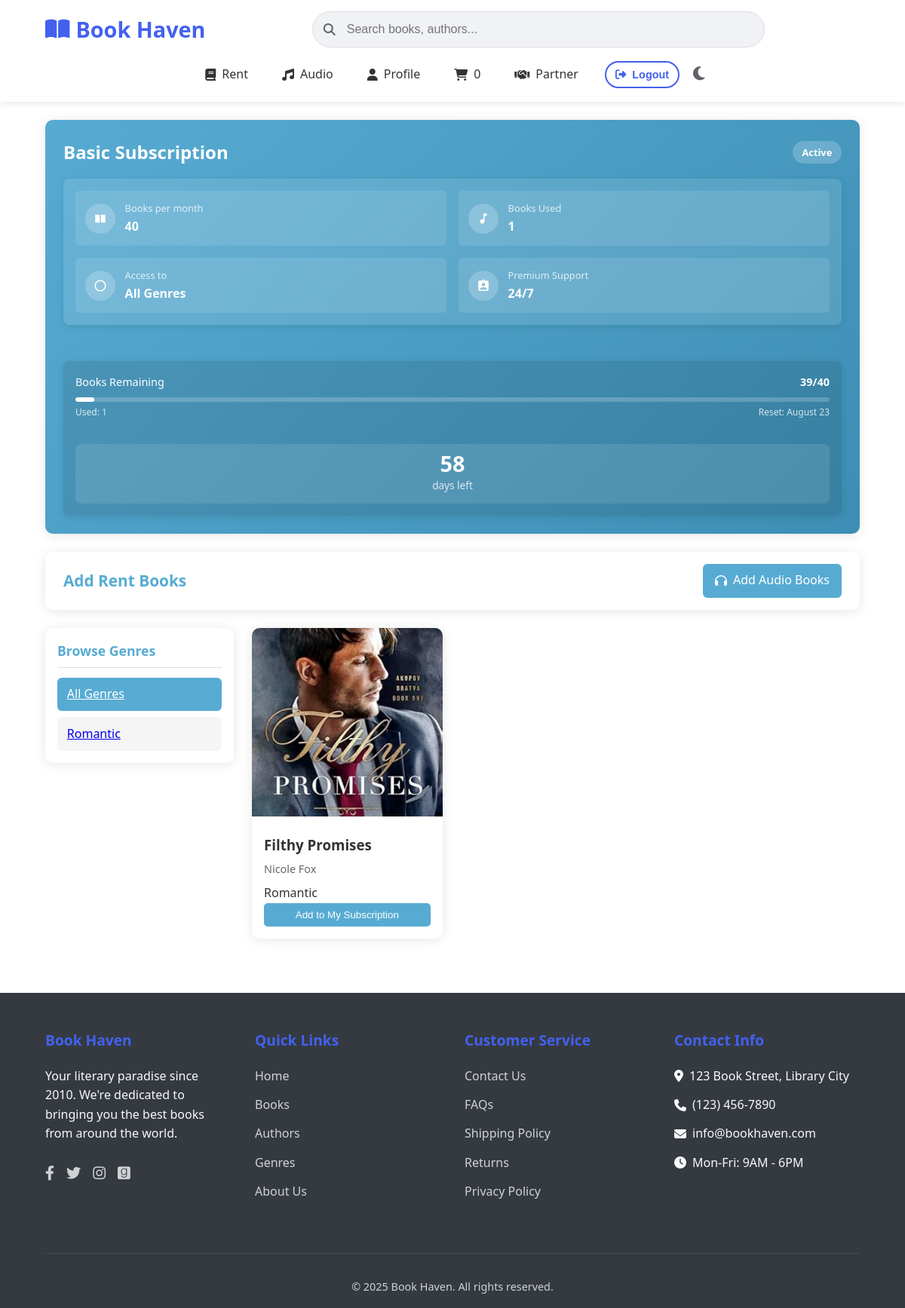
Screenshot of /php/book_add_to_subscription.php?plan_type=basic&sub_id=6 (signed in) with the database file from the repository.
### tables this page shows
CREATE TABLE `user_subscriptions` (
  `user_subscription_id` int(11) NOT NULL,
  `user_id` int(11) NOT NULL,
  `subscription_plan_id` int(11) NOT NULL,
  `start_date` datetime DEFAULT current_timestamp(),
  `end_date` datetime NOT NULL,
  `status` enum('active','expired','cancelled','pending') DEFAULT 'pending',
  `renew` int(11) NOT NULL DEFAULT 0,
  `auto_renew` tinyint(1) DEFAULT 0,
  `available_audio` int(11) NOT NULL,
  `used_audio_book` int(11) DEFAULT NULL,
  `available_rent_book` int(11) NOT NULL,
  `used_rent_book` int(11) DEFAULT NULL
);

CREATE TABLE `subscription_plans` (
  `plan_id` int(11) NOT NULL,
  `plan_name` varchar(100) NOT NULL,
  `price` decimal(10,2) NOT NULL,
  `validity_days` int(11) NOT NULL,
  `book_quantity` int(11) DEFAULT 0,
  `audiobook_quantity` int(11) DEFAULT 0,
  `description` text DEFAULT NULL,
  `status` enum('active','inactive') DEFAULT 'active',
  `created_at` datetime DEFAULT current_timestamp(),
  `updated_at` datetime DEFAULT current_timestamp() ON UPDATE current_timestamp()
);

CREATE TABLE `rent_books` (
  `rent_book_id` int(11) NOT NULL,
  `title` varchar(255) NOT NULL,
  `writer` varchar(255) NOT NULL,
  `genre` varchar(255) NOT NULL,
  `language` varchar(100) DEFAULT NULL,
  `poster_url` varchar(255) DEFAULT NULL,
  `description` text DEFAULT NULL,
  `created_at` datetime DEFAULT current_timestamp(),
  `updated_at` datetime DEFAULT current_timestamp() ON UPDATE current_timestamp()
);

### php/book_add_to_subscription.php (the view, shortened to what this page needs)
<?php
require_once('../db_connection.php');
$user_id = $_SESSION['user_id'];
$sub_id = isset($_GET['sub_id']) ? intval($_GET['sub_id']) : null;
$plan_type = isset($_GET['plan_type']) ? htmlspecialchars($_GET['plan_type']) : null;
$subscription = null;
if ($sub_id) {
    $subscription_query = "SELECT us.*, sp.*
                         FROM user_subscriptions us
                         JOIN subscription_plans sp ON us.subscription_plan_id = sp.plan_id
                         WHERE us.user_subscription_id = ? AND us.user_id = ?
                         AND us.status = 'active' AND us.end_date > NOW()";
    $stmt = $conn->prepare($subscription_query);
    $stmt->bind_param("ii", $sub_id, $user_id);
    $stmt->execute();
    $subscription_result = $stmt->get_result();
    if ($subscription_result->num_rows > 0) {
        $subscription = $subscription_result->fetch_assoc();
        $plan = $subscription;
        $end_date = new DateTime($subscription['end_date']);
        $today = new DateTime();
        $days_left = $today->diff($end_date)->days;
        $books_used_query = "SELECT COUNT(*) as count FROM user_subscription_rent_book_access
                            WHERE user_subscription_id = ?";
        $stmt = $conn->prepare($books_used_query);
        $stmt->bind_param("i", $sub_id);
        $stmt->execute();
        $books_used_result = $stmt->get_result();
        $books_used = $books_used_result->fetch_assoc()['count'];
        $books_remaining = $plan['book_quantity'] - $books_used;
        $books_progress = ($books_used / $plan['book_quantity']) * 100;
    }
}
$genres = [];
$genre_query = "SELECT DISTINCT genre FROM rent_books WHERE genre IS NOT NULL AND genre != '' ORDER BY genre";
$genre_result = $conn->query($genre_query);
while ($row = $genre_result->fetch_assoc()) {
    $genres[] = $row['genre'];
}
$selected_genre = isset($_GET['genre']) ? $_GET['genre'] : 'all';
$rent_books = [];
$book_query = "SELECT * FROM rent_books";
$book_query .= " ORDER BY title";
$stmt = $conn->prepare($book_query);
$stmt->execute();
$book_result = $stmt->get_result();
while ($row = $book_result->fetch_assoc()) {
    $rent_books[] = $row;
}
?>
<!DOCTYPE html>
<html lang="en">
<head>
    <link rel="stylesheet" href="https://cdnjs.cloudflare.com/ajax/libs/font-awesome/6.0.0-beta3/css/all.min.css">
    <link rel="stylesheet" href="/BookHeaven2.0/css/addbooktosubscription.css">
</head>
<body>
    <?php include_once("../header.php") ?>
    <main>
        <section>
            <?php if ($subscription): ?>
                <div class="plan-overview">
                    <div class="plan-header">
                        <h1 class="plan-title"><?= htmlspecialchars($plan['plan_name']) ?> Subscription</h1>
                        <div class="plan-status">Active</div>
                    </div>
                    <div class="plan-details-container">
                        <div class="plan-features">
                            <div class="feature-item">
                                <div class="feature-icon">
                                    <svg xmlns="http://www.w3.org/2000/svg" viewBox="0 0 24 24">
                                        <path d="M21 5h-8v14h8V5zm-10 0H3v14h8V5z"/>
                                    </svg>
                                </div>
                                <div class="feature-text">
                                    <div class="feature-label">Books per month</div>
                                    <div class="feature-value"><?= $plan['book_quantity'] ?></div>
                                </div>
                            </div>
                            <div class="feature-item">
                                <div class="feature-icon">
                                    <svg xmlns="http://www.w3.org/2000/svg" viewBox="0 0 24 24">
                                        <path d="M12 3v10.55c-.59-.34-1.27-.55-2-.55-2.21 0-4 1.79-4 4s1.79 4 4 4 4-1.79 4-4V7h4V3h-6z"/>
                                    </svg>
                                </div>
                                <div class="feature-text">
                                    <div class="feature-label">Books Used</div>
                                    <div class="feature-value"><?= $books_used ?></div>
                                </div>
                            </div>
                            <div class="feature-item">
                                <div class="feature-icon">
                                    <svg xmlns="http://www.w3.org/2000/svg" viewBox="0 0 24 24">
                                        <path d="M12 2C6.48 2 2 6.48 2 12s4.48 10 10 10 10-4.48 10-10S17.52 2 12 2zm0 18c-4.41 0-8-3.59-8-8s3.59-8 8-8 8 3.59 8 8-3.59 8-8 8z"/>
                                    </svg>
                                </div>
                                <div class="feature-text">
                                    <div class="feature-label">Access to</div>
                                    <div class="feature-value">All Genres</div>
                                </div>
                            </div>
                            <div class="feature-item">
                                <div class="feature-icon">
                                </div>
                                <div class="feature-text">
                                    <div class="feature-label">Premium Support</div>
                                    <div class="feature-value">24/7</div>
                                </div>
                            </div>
                        </div>
                        <div class="plan-progress">
                            <div class="progress-item">
                                <div class="progress-header">
                                    <div class="progress-title">Books Remaining</div>
                                    <div class="progress-value"><?= $books_remaining ?>/<?= $plan['book_quantity'] ?></div>
                                </div>
                                <div class="progress-bar">
                                    <div class="progress-fill" style="width: <?= $books_progress ?>%"></div>
                                </div>
                                <div class="progress-text">
                                    <span>Used: <?= $books_used ?></span>
                                    <span>Reset: <?= date('F j', strtotime($subscription['end_date'])) ?></span>
                                </div>
                            </div>
                            <div class="days-left">
                                <div class="days-left-value"><?= $days_left ?></div>
                                <div class="days-left-label">days left</div>
                            </div>
                        </div>
                    </div>
                </div>
                <section class="add-books-header">
                    <div class="header-container">
                        <h2>Add Rent Books</h2>
                        <a href="audio_book_add_to_subscription.php?sub_id=<?= $sub_id ?>&plan_type=<?= $plan_type ?>" class="add-audiobook-btn">
                            <i class="fas fa-headphones"></i> Add Audio Books
                        </a>
                    </div>
                </section>
                <div class="catalog-container">
                    <aside class="genre-sidebar">
                        <h3 class="genre-title">Browse Genres</h3>
                        <div class="genre-list">
                            <a href="?sub_id=<?= $sub_id ?>&plan_type=<?= $plan_type ?>&genre=all"
                               class="genre-item <?= $selected_genre === 'all' ? 'active' : '' ?>">All Genres</a>
                            <?php foreach ($genres as $genre): ?>
                                <a href="?sub_id=<?= $sub_id ?>&plan_type=<?= $plan_type ?>&genre=<?= urlencode($genre) ?>"
                                   class="genre-item <?= $selected_genre === $genre ? 'active' : '' ?>">
                                    <?= htmlspecialchars($genre) ?>
                                </a>
                            <?php endforeach; ?>
                        </div>
                    </aside>
                    <div class="book-grid">
                        <?php if (count($rent_books) > 0): ?>
                            <?php foreach ($rent_books as $book): ?>
                                <div class="book-card">
                                    <img src="/BookHeaven2.0/<?= htmlspecialchars($book['poster_url']) ?>"
                                         alt="<?= htmlspecialchars($book['title']) ?>" class="book-cover">
                                    <div class="book-info">
                                        <h3 class="book-title"><?= htmlspecialchars($book['title']) ?></h3>
                                        <p class="book-author"><?= htmlspecialchars($book['writer']) ?></p>
                                        <p class="book-genre"><?= htmlspecialchars($book['genre']) ?></p>
                                        <form method="post">
                                            <button type="submit" name="add_book" class="add-button"
                                                <?= $books_remaining <= 0 ? 'disabled title="You have reached your book limit for this period"' : '' ?>>
                                                Add to My Subscription
                                            </button>
                                        </form>
                                    </div>
                                </div>
                            <?php endforeach; ?>
                        <?php else: ?>
                            <div class="no-books">No rent books found in this category.</div>
                        <?php endif; ?>
                    </div>
                </div>
            <?php endif; ?>
        </section>
    </main>
    <?php include_once("../footer.php") ?>
</body>
</html>

### header.php (style rules this page uses)
:root { --bg-color: #ffffff; --text-color: #333333; --accent-color: #4361ee; --search-bg: #f0f2f5; --border-color: #dddddd; --icon-color: #5f6368; --shadow: 0 2px 10px rgba(0, 0, 0, 0.1); }
* { margin: 0; padding: 0; box-sizing: border-box; transition: background 0.3s, color 0.3s; }
body { font-family: "Segoe UI", Tahoma, Geneva, Verdana, sans-serif; background-color: var(--bg-color); color: var(--text-color); }
.header-container { display: flex; align-items: center; flex-wrap: wrap; gap: 15px; }

### rows the page displays
user_subscriptions: subscription_plan.plan_name "Basic", subscription_plan.book_quantity "40", end_date "August 23"
rent_books: title "Filthy Promises", writer "Nicole Fox", genre "Romantic"

### other values shown
$cart_count "0"
$books_used "1"
$books_remaining "39"
$genre "Romantic"
